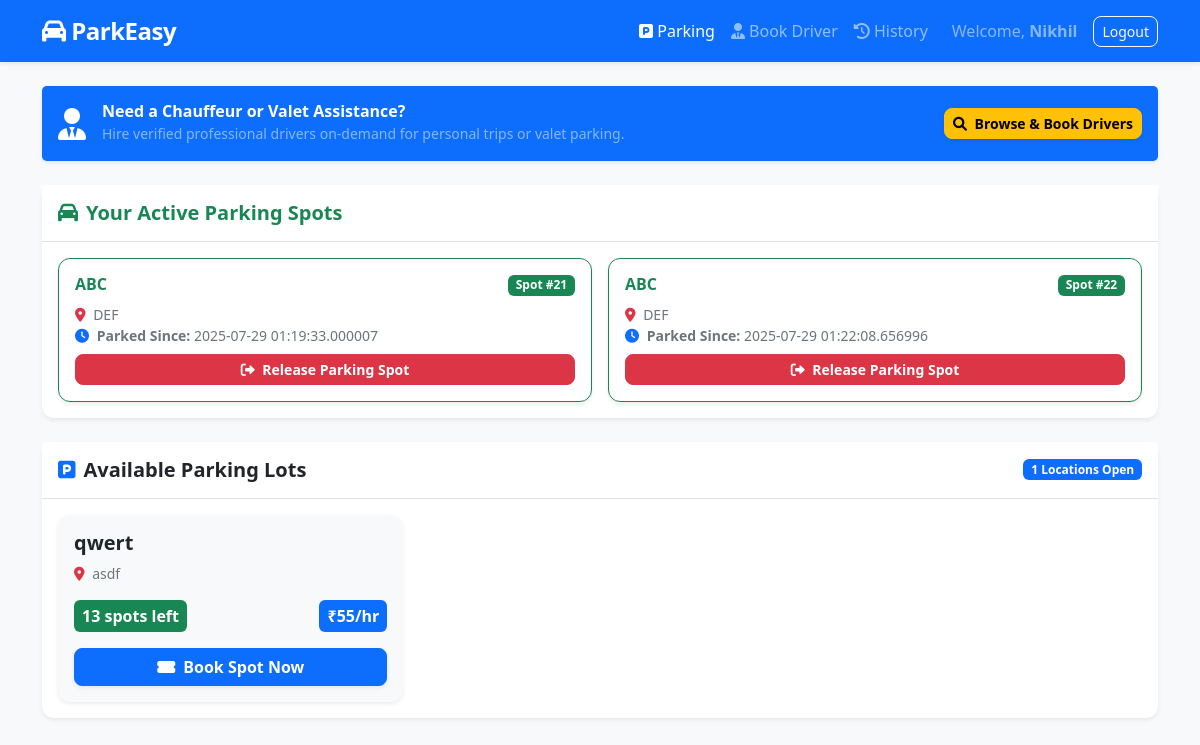
The page /user/dashboard (signed in) on the database its author committed.
### tables this page shows
CREATE TABLE parking_lots (
               id INTEGER PRIMARY KEY AUTOINCREMENT,         
               location_name TEXT NOT NULL,
               address TEXT NOT NULL,
               pincode TEXT NOT NULL,
               price_per_hour REAL NOT NULL,
               maximum_number_of_spots INTEGER NOT NULL,
               created_at TIMESTAMP DEFAULT CURRENT_TIMESTAMP,
               updated_at TIMESTAMP DEFAULT CURRENT_TIMESTAMP,
               is_active BOOLEAN DEFAULT 1
);

CREATE TABLE reservations (
               id INTEGER PRIMARY KEY AUTOINCREMENT,
               spot_id INTEGER NOT NULL,
               user_id INTEGER NOT NULL,
               parking_timestamp TIMESTAMP DEFAULT CURRENT_TIMESTAMP,
               leaving_timestamp TIMESTAMP DEFAULT NULL,
               parking_cost REAL,
               FOREIGN KEY (spot_id) REFERENCES parking_spots(id) ON DELETE CASCADE,
               FOREIGN KEY (user_id) REFERENCES users(id) ON DELETE CASCADE
);

### app.py (the view)
@app.route('/user/dashboard')
def user_dashboard():
    if 'user_id' not in session or session.get('role') != 'user':
        return redirect(url_for('login'))
    conn = get_db_connection()
    lots = conn.execute('''
        SELECT pl.*,
            COUNT(ps.id) as total_spots,
            SUM(CASE WHEN ps.status = 'A' THEN 1 ELSE 0 END) as available_spots
        FROM parking_lots pl
        LEFT JOIN parking_spots ps ON pl.id = ps.lot_id
        WHERE pl.is_active = 1
        GROUP BY pl.id
        HAVING available_spots > 0
    ''').fetchall()
    reservations = conn.execute('''
        SELECT r.*, pl.location_name, pl.address,
               db.id as valet_booking_id, db.status as valet_status, d.name as valet_driver_name, d.phone as valet_driver_phone
        FROM reservations r
        JOIN parking_spots ps ON r.spot_id = ps.id
        JOIN parking_lots pl ON ps.lot_id = pl.id
        LEFT JOIN driver_bookings db ON db.reservation_id = r.id AND db.status = 'active'
        LEFT JOIN drivers d ON db.driver_id = d.id
        WHERE r.user_id = ? AND r.leaving_timestamp IS NULL
    ''', (session['user_id'],)).fetchall()
    active_driver_bookings = conn.execute('''
        SELECT db.*, d.name as driver_name, d.phone as driver_phone, d.rating as driver_rating, d.hourly_rate as driver_hourly_rate
        FROM driver_bookings db
        JOIN drivers d ON db.driver_id = d.id
        WHERE db.user_id = ? AND db.status = 'active'
        ORDER BY db.start_time DESC
    ''', (session['user_id'],)).fetchall()
    available_drivers = conn.execute('''
        SELECT * FROM drivers WHERE status = 'available' ORDER BY rating DESC
    ''').fetchall()
    conn.close()
    return render_template('user_dashboard.html',
                           lots=lots,
                           reservations=reservations,
                           active_driver_bookings=active_driver_bookings,
                           available_drivers=available_drivers)

### app.py (called while the page is built)
def get_db_connection():
    conn = sqlite3.connect(DATABASE)
    conn.row_factory = sqlite3.Row
    conn.execute("PRAGMA foreign_keys = ON;")
    return conn

### templates/user_dashboard.html (shortened to what this page needs)
<!DOCTYPE html>
<html lang="en">
<head>
    <link href="https://cdn.jsdelivr.net/npm/bootstrap@5.1.3/dist/css/bootstrap.min.css" rel="stylesheet">
    <link href="https://cdnjs.cloudflare.com/ajax/libs/font-awesome/6.0.0/css/all.min.css" rel="stylesheet">
    <link href="{{ url_for('static', filename='css/style.css') }}" rel="stylesheet">
</head>
<body>
    <nav class="navbar navbar-expand-lg navbar-dark bg-primary shadow-sm">
        <div class="container">
            <a class="navbar-brand" href="{{ url_for('user_dashboard') }}">
                <i class="fas fa-car"></i> ParkEasy
            </a>
            <div class="navbar-nav ms-auto align-items-center">
                <a class="nav-link active" href="{{ url_for('user_dashboard') }}">
                    <i class="fas fa-parking"></i> Parking
                </a>
                <a class="nav-link" href="{{ url_for('user_drivers') }}">
                    <i class="fas fa-user-tie"></i> Book Driver
                </a>
                <a class="nav-link" href="{{ url_for('user_history') }}">
                    <i class="fas fa-history"></i> History
                </a>
                <span class="navbar-text ms-3 me-3 text-white-50">Welcome, <strong>{{ session.username }}</strong></span>
                <a class="btn btn-outline-light btn-sm" href="{{ url_for('logout') }}">Logout</a>
            </div>
        </div>
    </nav>
    <div class="container mt-4 mb-5">
        <div class="alert alert-primary bg-primary text-white d-flex flex-wrap justify-content-between align-items-center shadow-sm p-3 mb-4 rounded-3 border-0">
            <div class="d-flex align-items-center mb-2 mb-md-0">
                <i class="fas fa-user-tie fa-2x me-3"></i>
                <div>
                    <h6 class="mb-0 fw-bold">Need a Chauffeur or Valet Assistance?</h6>
                    <small class="text-white-50">Hire verified professional drivers on-demand for personal trips or valet parking.</small>
                </div>
            </div>
            <a href="{{ url_for('user_drivers') }}" class="btn btn-warning btn-sm fw-bold shadow-sm">
                <i class="fas fa-search me-1"></i> Browse & Book Drivers
            </a>
        </div>
        {% if reservations %}
            <div class="card mb-4 border-0 shadow-sm">
                <div class="card-header bg-white border-bottom py-3">
                    <h5 class="mb-0 text-success fw-bold"><i class="fas fa-car text-success me-2"></i>Your Active Parking Spots</h5>
                </div>
                <div class="card-body">
                    <div class="row g-3">
                        {% for reservation in reservations %}
                            <div class="col-md-6">
                                <div class="card border-success h-100 shadow-sm">
                                    <div class="card-body">
                                        <div class="d-flex justify-content-between align-items-start mb-2">
                                            <h6 class="card-title text-success fw-bold mb-0">{{ reservation.location_name }}</h6>
                                            <span class="badge bg-success">Spot #{{ reservation.spot_id }}</span>
                                        </div>
                                        <p class="card-text small text-muted mb-2">
                                            <i class="fas fa-map-marker-alt me-1 text-danger"></i> {{ reservation.address }}<br>
                                            <i class="fas fa-clock me-1 text-primary"></i> <strong>Parked Since:</strong> {{ reservation.parking_timestamp }}
                                        </p>
                                        <a href="{{ url_for('user_release_spot', reservation_id=reservation.id) }}"
                                           class="btn btn-danger btn-sm fw-bold w-100"
                                           onclick="return confirm('Are you sure you want to release this parking spot and calculate final fee?')">
                                            <i class="fas fa-sign-out-alt me-1"></i> Release Parking Spot
                                        </a>
                                    </div>
                                </div>
                            </div>
                        {% endfor %}
                    </div>
                </div>
            </div>
        {% endif %}
        <div class="card border-0 shadow-sm">
            <div class="card-header bg-white border-bottom py-3 d-flex justify-content-between align-items-center">
                <h5 class="mb-0 text-dark fw-bold"><i class="fas fa-parking text-primary me-2"></i>Available Parking Lots</h5>
                <span class="badge bg-primary">{{ lots|length }} Locations Open</span>
            </div>
            <div class="card-body">
                {% if lots %}
                    <div class="row g-4">
                        {% for lot in lots %}
                            <div class="col-md-6 col-lg-4">
                                <div class="card h-100 shadow-sm border-0 bg-light">
                                    <div class="card-body">
                                        <h5 class="card-title fw-bold text-dark">{{ lot.location_name }}</h5>
                                        <p class="card-text small text-muted mb-3">
                                            <i class="fas fa-map-marker-alt text-danger me-1"></i> {{ lot.address }}
                                        </p>
                                        <div class="d-flex justify-content-between align-items-center mb-3">
                                            <span class="badge bg-success fs-6 py-2 px-2">{{ lot.available_spots }} spots left</span>
                                            <span class="badge bg-primary fs-6 py-2 px-2">₹{{ "%.0f"|format(lot.price_per_hour) }}/hr</span>
                                        </div>
                                        <button type="button" class="btn btn-primary w-100 fw-bold shadow-sm"
                                                data-bs-toggle="modal"
                                                data-bs-target="#bookModal{{ lot.id }}">
                                            <i class="fas fa-ticket-alt me-1"></i> Book Spot Now
                                        </button>
                                    </div>
                                </div>
                            </div>
                        {% endfor %}
                    </div>
                {% else %}
                    <div class="text-center py-5">
                        <i class="fas fa-car fa-4x text-muted mb-3"></i>
                        <h5 class="text-muted">No parking lots currently available</h5>
                        <p class="text-muted">All parking lots are currently full. Please check back later.</p>
                    </div>
                {% endif %}
            </div>
        </div>
    </div>
</body>
</html>

### static/css/style.css (style rules this page uses)
nav .navbar-brand { font-size: 1.5rem; font-weight: 700; letter-spacing: -0.5px; }
body { background-color: #f8f9fa; color: #212529; font-size: 1rem; font-weight: 400; line-height: 1.5; margin: 0; }
.card { transition: transform 0.2s ease, box-shadow 0.2s ease; border-radius: 0.75rem; }
.badge { font-weight: 600; border-radius: 0.375rem; }
.btn { border-radius: 0.5rem; }

### rows shown on the page
parking_lots: location_name "ABC", spot_id "21", address "DEF", parking_timestamp "2025-07-29 01:19:33.000007", spot_id "22", parking_timestamp "2025-07-29 01:22:08.656996"
parking_lots: location_name "qwert", address "asdf", available_spots "13", price_per_hour "55"

### other values the page prints
{{ session.username }} "Nikhil"
{{ lots|length }} "1"
